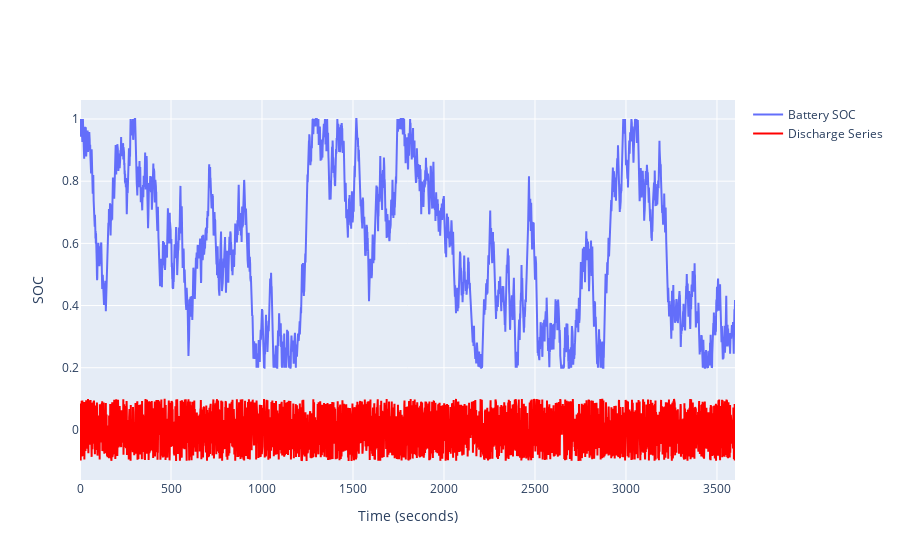
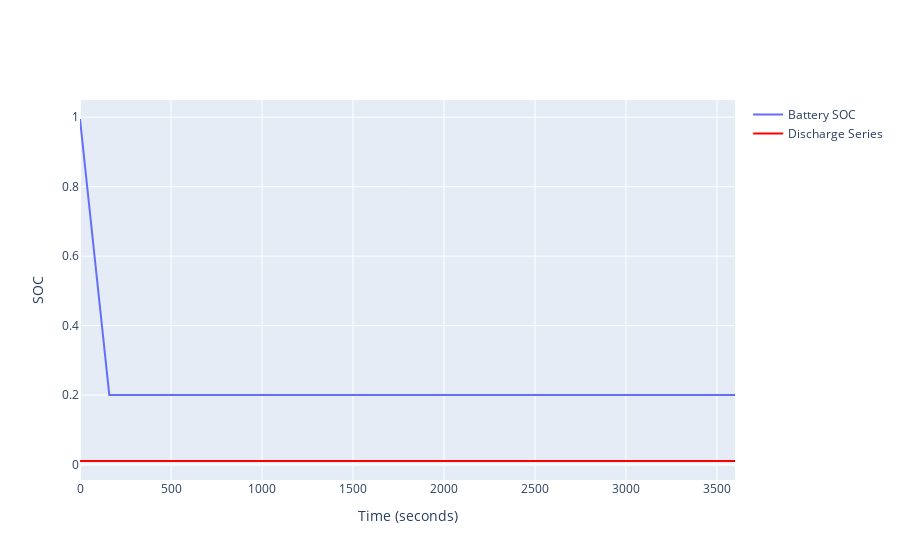

Source (notebook cell) for these figures, in order:
### Code cell
battery1 = battery(3, 2, 1)

battery1.random_discharge(current_limit = 0.1)

battery2 = battery(3, 2, 1)
battery2.constant_discharge(discharge_rate = 0.01)

### Figure 1 — Plotly figure (JSON) as saved in the notebook; plotly's stock layout.template omitted (floating-point values rounded to 4 significant figures; data arrays with more than 128 entries replaced by an {"elided": "..."} marker saying what was removed)
{"data": [{"mode": "lines", "name": "Battery SOC", "type": "scatter", "y": {"elided": "3600 float values"}}, {"line": {"color": "red"}, "mode": "lines", "name": "Discharge Series", "type": "scatter", "y": {"elided": "3600 float values"}}], "layout": {"xaxis": {"title": {"text": "Time (seconds)"}}, "yaxis": {"title": {"text": "SOC"}}}}

### Figure 2 — Plotly figure (JSON) as saved in the notebook; plotly's stock layout.template omitted (floating-point values rounded to 4 significant figures; data arrays with more than 128 entries replaced by an {"elided": "..."} marker saying what was removed)
{"data": [{"mode": "lines", "name": "Battery SOC", "type": "scatter", "y": {"elided": "3600 float values"}}, {"line": {"color": "red"}, "mode": "lines", "name": "Discharge Series", "type": "scatter", "y": {"elided": "3600 float values"}}], "layout": {"xaxis": {"title": {"text": "Time (seconds)"}}, "yaxis": {"title": {"text": "SOC"}}}}
